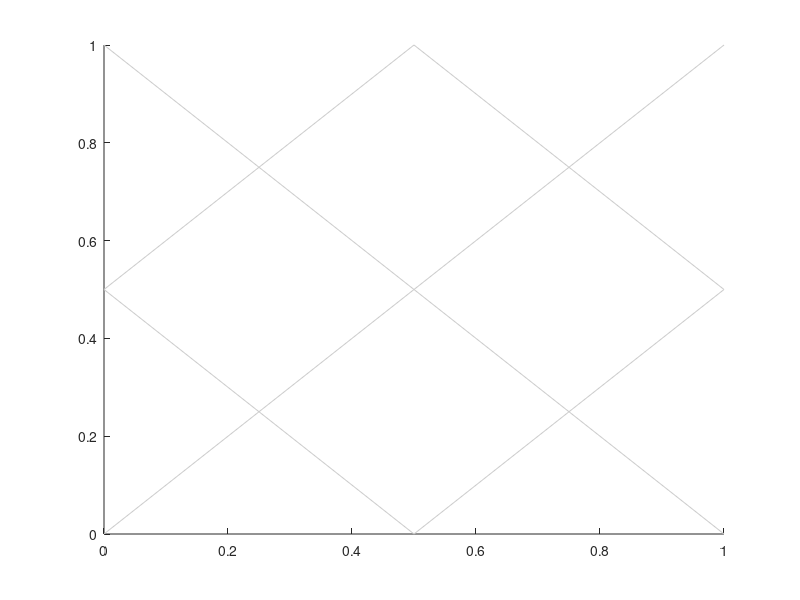

The MATLAB source for this figure: (Note: this script raises an error after producing the figure.)
function unitaxes(hax)
% UNITAXES({AXESHANDLE})
% Simple convenience tool to set up an axes on the unit square.
%

	if nargin<1
		hax = gca;
	end

	hstate = get(hax,'nextplot');
	hold(hax,'on')
	
	gc = [1 1 1]*0.8;
	hp(1) = plot(hax,[0 1],[0 1],'-','color',gc);
	hp(2) = plot(hax,[0 1],[1 0],'-','color',gc);
	hp(3) = plot(hax,[0 0.5],[0.5 1],'-','color',gc);
	hp(4) = plot(hax,[0.5 1],[0 0.5],'-','color',gc);
	hp(5) = plot(hax,[0 0.5],[0.5 0],'-','color',gc);
	hp(6) = plot(hax,[0.5 1],[1 0.5],'-','color',gc);
	set(hp,'handlevisibility','off')
	
	drawnow
	uistack(hp,'bottom')
	xlim(hax,[0 1]); ylim(hax,[0 1])
	grid(hax,'on')
	axis(hax,'square')
	%xticks(hax,yticks(hax)); % version-dependent
	yt = get(hax,'ytick');
	set(hax,'xtick',yt);
	
	if strcmpi(hstate,'replace')
		hold(hax,'off')
	end
end
